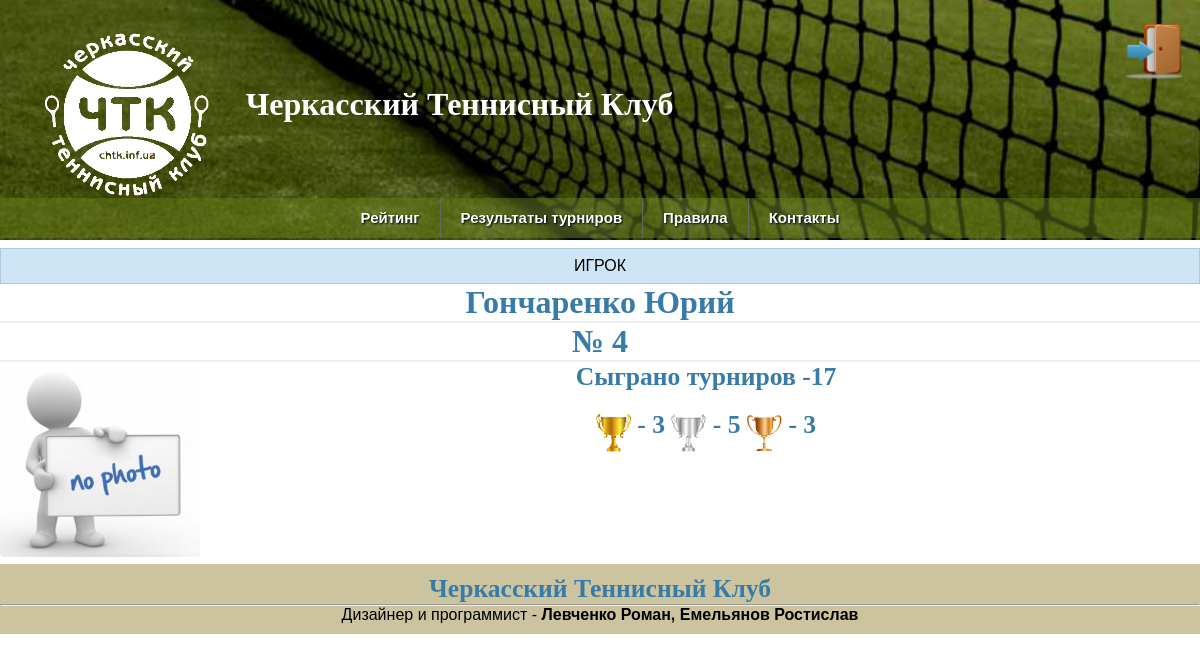
Screenshot of /player/2016/4/ with the database file from the repository.
### chtk.py (models this page shows, shortened)
class Players(dab.Model):
    id = dab.Column(dab.Integer, primary_key=True)
    player_name = dab.Column(dab.String(20))
    player_surname = dab.Column(dab.String(20))
    path_photo = dab.Column(dab.String(40))

### chtk.py (the view)
@app.route('/player/<int:year>/<int:player_id>/')
def player(player_id, year):
    db = get_db()
    name = db.execute('select player_name from players where id = %d' % player_id)
    name = name.fetchone()
    surname = db.execute('select player_surname from players where id = %d' % player_id)
    surname = surname.fetchone()
    stats = StatsPlayers()
    if year == 2017:
        list_of_player = stats.get_number_of_tours(parsed_string_new, name[0], surname[0])
        position = get_position(list_of_player[0], parsed_string_new)
        list_of_player.append(position)
    elif year == 2016:
        list_of_player = stats.get_number_of_tours(parsed_string, name[0], surname[0])
        position = get_position(list_of_player[0], parsed_string)
        list_of_player.append(position)
    return render_template("player.html", player_id=player_id, players=get_data_players(), list_of_player=list_of_player, len_2016=len_2016, len_2017=len_2017)

### chtk.py (called while the page is built)
def connect_db():
    rv = sqlite3.connect(app.config['DATABASE'])
    rv.row_factory = sqlite3.Row
    return rv

def get_db():
    if not hasattr(g, 'sqlite_db'):
        g.sqlite_db = connect_db()
    return g.sqlite_db

def rating_show(list_year):
    new_list = {}
    counter = 1
    rating = {}
    for el in list_year:
        s = 1
        points_1 = 0
        while ('Турнир_' + str(s)) in el:
            points_1 += int(el['Турнир_' + str(s)])
            s += 1
        rating.update({el['Фамилия'] + ' ' + el['Имя']: points_1})
    while rating:
        for key, el in rating.items():
            if el == max(rating.values()):
                new_list[counter] = {'Очки': el, 'Фамилия': key}
                counter += 1
                rating.pop(key)
                break
    return new_list

def get_position(rating, list_year):
    for key, el in rating_show(list_year).items():
        if el['Очки'] == rating:
            return key

def get_data_players():
    db = get_db()
    cur_1 = db.execute('select id, player_name, player_surname, path_photo from players order by player_surname')
    players = cur_1.fetchall()
    return players

### templates/player.html (shortened to what this page needs)
{% extends "base.html" %}
{% block body %}
<body>
<div class="header">
    <div class=flash align="center">ИГРОК</div>
        {% for player in players %}
            {% if player.id == player_id %}
                <h1 align="center">{{ player.player_surname }} {{ player.player_name }} </h1>
                <h1 align="center"> № {{ list_of_player[5] }}</h1>
                {% if player.path_photo %}
                <div align="center"> <img src="/{{ player.path_photo }}" width="200" class="picture"></div>
                {% else %}
                    <div align="center"> <img src="/static/players/no_photo.jpg" width="200" class="picture"></div>
                {% endif %}
                <h2 align="center">  Сыграно турниров -{{ list_of_player[1] }} </h2><br>
                 <h2 align="center">{% if list_of_player[2] %} <img src="/static/gold.png" width="35" align="middle"> -  {{ list_of_player[2] }} {% endif %}
                 {% if list_of_player[3] %}<img src="/static/silver.png" width="35" align="middle"> -  {{ list_of_player[3] }} {% endif %}
                 {% if list_of_player[4] %}<img src="/static/bronze.png" width="35" align="middle"> -  {{ list_of_player[4] }} {% endif %} </h2>
            {% endif %}
        {% endfor %}
</div>
</body>
{% endblock %}

### static/style_temp.css (style rules this page uses)
*, *::after, *::before { -webkit-box-sizing: border-box; -moz-box-sizing: border-box; -o-box-sizing: border-box; -ms-box-sizing: border-box; box-sizing: border-box; margin: 0; padding: 0; }
body { font-family: sans-serif; margin: 0px; }
a, h1, h2 { color: #377ba8; }
h1, h2 { font-family: 'Georgia', serif; margin: 0; }
h1 { border-bottom: 2px solid #eee; }
h2 { font-size: 1.6em; }
.flash { background: #cee5F5; padding: 0.5em; border: 1px solid #aacbe2; }
.picture { margin: 7px 12px 7px 0px; text-align: left; float: left; }

### rows the page displays
Players: player_surname "Гончаренко", player_name "Юрий", id "4", list_of_player "17", list_of_player "3", list_of_player "5"
